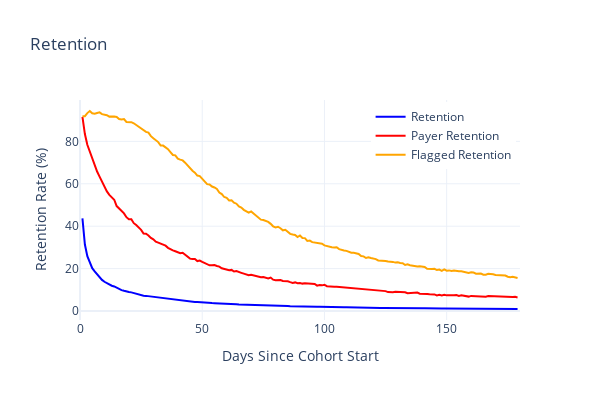
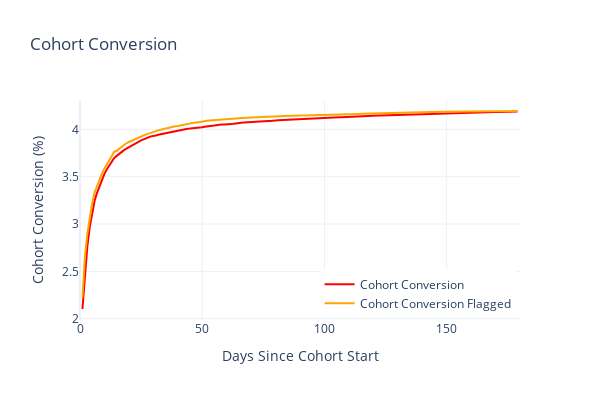

The notebook cell these images were saved under, in order:
### Markdown cell above
## Second Test

We'll set `corr` to 1, which means we are selecting payers only from the most engaged group. In order for this to match Conversion Curve we need to reduce the pool significantly. This Cohort Conversion Flagged matches both scale and shape of Cohort Conversion, but it produces way higher Flagged Retention, much higher than Payer Retention. In fact, it's as high as >90% for the first month, with completely different shape.

This shows that no - your most engaged users aren't necessarily those who will convert.

### Code cell
corr = 1
cutoff = 0.9545
con.execute(engagement_score.format(corr=corr, days = 60))

df = con.execute(model_query.format(cutoff=cutoff)).df()
df = df[(df['cohort_day'] > 0) & (df['cohort_day'] < 180)]

# Show Retention(s)
fig = show_retention(df)
fig.show()

fig = show_cohort_conversion(df)
fig.show()

### Figure 1 — Plotly figure (JSON) as saved in the notebook; plotly's stock layout.template omitted (floating-point values rounded to 4 significant figures; data arrays with more than 128 entries replaced by an {"elided": "..."} marker saying what was removed)
{"data": [{"line": {"color": "blue", "width": 2}, "marker": {"size": 8, "symbol": "circle"}, "mode": "lines", "name": "Retention", "type": "scatter", "x": {"elided": "179 int values"}, "y": {"elided": "179 float values"}}, {"line": {"color": "red", "width": 2}, "marker": {"size": 8, "symbol": "circle"}, "mode": "lines", "name": "Payer Retention", "type": "scatter", "x": {"elided": "179 int values"}, "y": {"elided": "179 float values"}}, {"line": {"color": "orange", "width": 2}, "marker": {"size": 8, "symbol": "circle"}, "mode": "lines", "name": "Flagged Retention", "type": "scatter", "x": {"elided": "179 int values"}, "y": {"elided": "179 float values"}}], "layout": {"height": 400, "legend": {"x": 0.99, "xanchor": "right", "y": 0.99, "yanchor": "top"}, "title": {"text": "Retention"}, "width": 600, "xaxis": {"range": [0, 180], "title": {"text": "Days Since Cohort Start"}}, "yaxis": {"title": {"text": "Retention Rate (%)"}}}}

### Figure 2 — Plotly figure (JSON) as saved in the notebook; plotly's stock layout.template omitted (floating-point values rounded to 4 significant figures; data arrays with more than 128 entries replaced by an {"elided": "..."} marker saying what was removed)
{"data": [{"line": {"color": "red", "width": 2}, "marker": {"size": 8, "symbol": "circle"}, "mode": "lines", "name": "Cohort Conversion", "type": "scatter", "x": {"elided": "179 int values"}, "y": {"elided": "179 float values"}}, {"line": {"color": "orange", "width": 2}, "marker": {"size": 8, "symbol": "circle"}, "mode": "lines", "name": "Cohort Conversion Flagged", "type": "scatter", "x": {"elided": "179 int values"}, "y": {"elided": "179 float values"}}], "layout": {"height": 400, "legend": {"x": 0.99, "xanchor": "right", "y": 0.01, "yanchor": "bottom"}, "title": {"text": "Cohort Conversion"}, "width": 600, "xaxis": {"range": [0, 180], "title": {"text": "Days Since Cohort Start"}}, "yaxis": {"title": {"text": "Cohort Conversion (%)"}}}}
